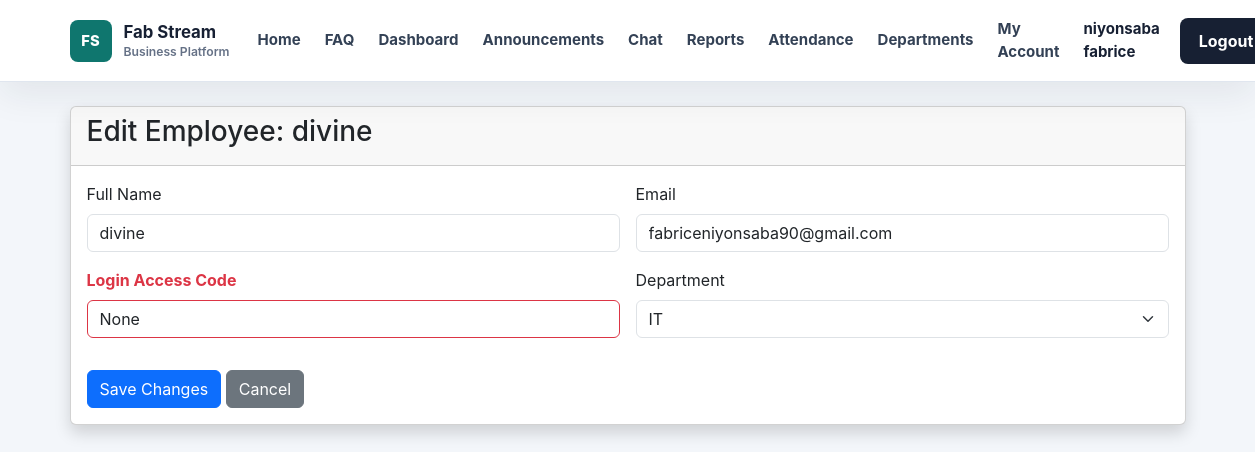
/admin/employees/2/edit (signed in), run on the app's committed database.
### app/models.py (models this page shows, shortened)
class User(db.Model, UserMixin):
    id = db.Column(db.Integer, primary_key=True)
    username = db.Column(db.String(100), unique=True, nullable=False)
    email = db.Column(db.String(120), unique=True, nullable=False)
    password = db.Column(db.String(200), nullable=False)
    role = db.Column(db.String(20), default='employee')
    full_name = db.Column(db.String(120), nullable=True)
    employee_number = db.Column(db.String(40), unique=True, nullable=True)
    employee_code = db.Column(db.String(40), nullable=True)
    phone = db.Column(db.String(40), nullable=True)
    department = db.Column(db.String(80), nullable=True)
    position = db.Column(db.String(100), nullable=True)
    hire_date = db.Column(db.String(20), nullable=True)

### app/crud_routes.py (the view, shortened to what this page needs)
@routes.route('/admin/employees/<int:employee_id>/edit', methods=['GET', 'POST'])
@login_required
def edit_employee(employee_id):
    require_admin()
    employee = User.query.get_or_404(employee_id)
    return render_template('employee_form.html', employee=employee, action='Edit', department_list=department_names())

### app/__init__.py (called while the page is built)
def create_app():
    flask_app = Flask(__name__)
    flask_app.config.from_object(Config)
    flask_app.config['UPLOAD_FOLDER'] = os.path.join(flask_app.instance_path, flask_app.config['UPLOAD_FOLDER'])
    os.makedirs(flask_app.config['UPLOAD_FOLDER'], exist_ok=True)
    db.init_app(flask_app)
    bcrypt.init_app(flask_app)
    login_manager.init_app(flask_app)
    socketio.init_app(flask_app)
    migrate.init_app(flask_app, db, render_as_batch=True)
    with flask_app.app_context():
        from . import models
        db.create_all()
    from .models import User
    @login_manager.user_loader
    def load_user(user_id):
        return db.session.get(User, int(user_id))
    from .routes import routes
    from . import crud_routes
    flask_app.register_blueprint(routes)
    return flask_app

### app/routes.py (called while the page is built)
def department_names():
    try:
        return [dept.name for dept in Department.query.order_by(Department.name.asc()).all()]
    except Exception:
        return []

def is_admin(user=None):
    user = user or current_user
    return user.is_authenticated and user.role in ADMIN_ROLES

def require_admin():
    if not is_admin():
        abort(403)

### app/templates/employee_form.html
{% extends "base.html" %}
{% block content %}
<div class="container mt-4">
    <div class="card shadow">
        <div class="card-header">
            <h3>{{ action }} Employee: {{ employee.full_name or employee.username }}</h3>
        </div>
        <div class="card-body">
            <form method="POST">
                <div class="row g-3">
                    <div class="col-md-6">
                        <label class="form-label">Full Name</label>
                        <input type="text" name="full_name" class="form-control" value="{{ employee.full_name }}" required>
                    </div>
                    <div class="col-md-6">
                        <label class="form-label">Email</label>
                        <input type="email" name="email" class="form-control" value="{{ employee.email }}" required>
                    </div>
                    <div class="col-md-6">
                        <label class="form-label text-danger fw-bold">Login Access Code</label>
                        <input type="text" name="employee_code" class="form-control border-danger" value="{{ employee.employee_code }}" required>
                    </div>
                    <div class="col-md-6">
                        <label class="form-label">Department</label>
                        <select name="department" class="form-select">
                            {% for dept in department_list %}
                            <option value="{{ dept }}" {% if dept == employee.department %}selected{% endif %}>{{ dept }}</option>
                            {% endfor %}
                        </select>
                    </div>
                    <div class="col-12 pt-3">
                        <button type="submit" class="btn btn-primary">Save Changes</button>
                        <a href="{{ url_for('routes.employee_detail', employee_id=employee.id) }}" class="btn btn-secondary">Cancel</a>
                    </div>
                </div>
            </form>
        </div>
    </div>
</div>
{% endblock %}

### app/templates/base.html (shortened to what this page needs)
<!DOCTYPE html>
<html lang="en">
<head>
    <link href="https://cdn.jsdelivr.net/npm/bootstrap@5.3.0/dist/css/bootstrap.min.css" rel="stylesheet">
    <link rel="stylesheet" href="{{ url_for('static', filename='css/style.css') }}">
</head>
<body>
<nav class="navbar navbar-expand-lg site-navbar sticky-top">
    <div class="container">
        <a class="navbar-brand brand-mark" href="{{ url_for('routes.home') }}">
            <span class="brand-icon">FS</span>
            <span>
                <strong>Fab Stream</strong>
                <small>Business Platform</small>
            </span>
        </a>
        <div class="collapse navbar-collapse" id="navbarNav">
            <ul class="navbar-nav ms-auto align-items-lg-center">
                <li class="nav-item">
                    <a class="nav-link" href="{{ url_for('routes.home') }}">Home</a>
                </li>
                <li class="nav-item">
                    <a class="nav-link" href="{{ url_for('routes.home') }}#faq">FAQ</a>
                </li>
                <li class="nav-item">
                    <a class="nav-link" href="{{ url_for('routes.dashboard') }}">Dashboard</a>
                </li>
                <li class="nav-item">
                    <a class="nav-link" href="{{ url_for('routes.manager_dashboard') }}">Announcements</a>
                </li>
                    {% if current_user.is_authenticated %}
                        {% if current_user.role in ['admin', 'manager'] %}
                            <li class="nav-item">
                                <a class="nav-link" href="{{ url_for('routes.chat') }}">Chat</a>
                            </li>
                            <li class="nav-item">
                                <a class="nav-link" href="{{ url_for('routes.reports') }}">Reports</a>
                            </li>
                            <li class="nav-item">
                                <a class="nav-link" href="{{ url_for('routes.attendance_records') }}">Attendance</a>
                            </li>
                            <li class="nav-item">
                                <a class="nav-link" href="{{ url_for('routes.departments') }}">Departments</a>
                            </li>
                        {% endif %}
                    <li class="nav-item">
                        <a class="nav-link" href="{{ url_for('routes.employee_detail', employee_id=current_user.id) }}">My Account</a>
                    </li>
                    <li class="nav-item">
                        <span class="nav-link nav-user">{{ current_user.username }}</span>
                    </li>
                    <li class="nav-item">
                        <a class="btn nav-cta ms-lg-2" href="{{ url_for('routes.logout') }}">
                            Logout
                        </a>
                    </li>
                {% endif %}
            </ul>
        </div>
    </div>
</nav>
<main>
    {% block content %}{% endblock %}
</main>
</body>
</html>

### app/static/css/style.css (style rules this page uses)
:root { --ink: #172033; --muted: #657186; --line: #dce3ed; --surface: #ffffff; --soft: #f3f6fa; --brand: #0f766e; --brand-dark: #115e59; --accent: #d69e2e; }
* { box-sizing: border-box; }
body { margin: 0; background: var(--soft); color: var(--ink); font-family: Inter, "Segoe UI", Arial, sans-serif; }
a { text-decoration: none; }
.site-navbar { min-height: 76px; border-bottom: 1px solid rgba(220, 227, 237, 0.88); background: rgba(255, 255, 255, 0.96); box-shadow: 0 12px 36px rgba(23, 32, 51, 0.08); backdrop-filter: blur(18px); }
.brand-mark { display: inline-flex; align-items: center; gap: 12px; color: var(--ink); }
.brand-icon { display: inline-grid; width: 42px; height: 42px; place-items: center; border-radius: 8px; background: var(--brand); color: #ffffff; font-size: 0.92rem; font-weight: 800; }
.brand-mark strong, .brand-mark small { display: block; line-height: 1.1; }
.brand-mark strong { font-size: 1.05rem; letter-spacing: 0; }
.brand-mark small { margin-top: 3px; color: var(--muted); font-size: 0.76rem; font-weight: 600; }
.site-navbar .nav-link { margin: 0 4px; border-radius: 8px; color: #334155; font-size: 0.94rem; font-weight: 650; padding: 10px 12px; transition: background 180ms ease, color 180ms ease; }
.nav-user { color: var(--ink) !important; cursor: default; }
.nav-cta { border-radius: 8px; background: var(--ink); color: #ffffff; font-weight: 750; padding: 10px 18px; }

### data on the page
User: username "niyonsaba fabrice"
User: full_name "divine", email "fabriceniyonsaba90@gmail.com", employee_code "None"

### other printed values
{{ action }} "Edit"
form field department "IT"
